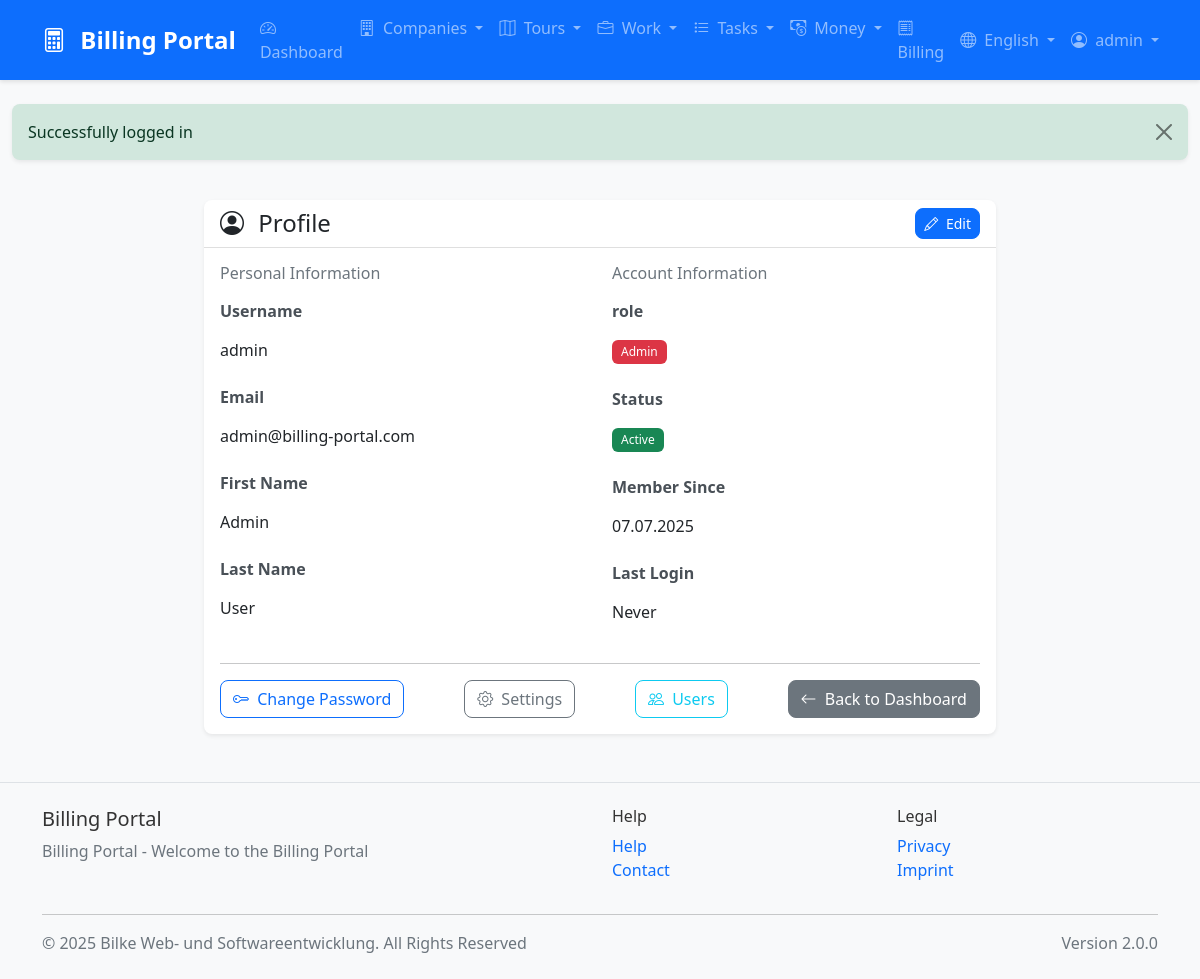
Screenshot of /profile (signed in) with the database file from the repository.
### tables this page shows
CREATE TABLE users (
    id INT AUTO_INCREMENT PRIMARY KEY,
    username VARCHAR(50) UNIQUE NOT NULL,
    email VARCHAR(100) UNIQUE NOT NULL,
    password VARCHAR(255) NOT NULL,
    first_name VARCHAR(50),
    last_name VARCHAR(50),
    role ENUM('admin', 'manager', 'user') DEFAULT 'user',
    domain VARCHAR(100),
    status ENUM('active', 'inactive', 'suspended') DEFAULT 'active',
    last_login DATETIME,
    created_at TIMESTAMP DEFAULT CURRENT_TIMESTAMP,
    updated_at TIMESTAMP DEFAULT CURRENT_TIMESTAMP ON UPDATE CURRENT_TIMESTAMP,
    INDEX idx_username (username),
    INDEX idx_email (email),
    INDEX idx_domain (domain),
    INDEX idx_status (status)
);

### templates/profile/index.php (the view, shortened to what the rows shown need)
<?php include __DIR__ . '/../layout/header.php'; ?>
<div class="row">
    <div class="col-md-8 mx-auto">
        <div class="card">
            <div class="card-body">
                <div class="row">
                    <div class="col-md-6">
                        <div class="mb-3">
                            <label class="form-label fw-bold"><?= $localization->get('username') ?></label>
                            <p class="form-control-plaintext"><?= htmlspecialchars($user['username']) ?></p>
                        </div>
                        <div class="mb-3">
                            <label class="form-label fw-bold"><?= $localization->get('email') ?></label>
                            <p class="form-control-plaintext"><?= htmlspecialchars($user['email']) ?></p>
                        </div>
                        <div class="mb-3">
                            <label class="form-label fw-bold"><?= $localization->get('first_name') ?></label>
                            <p class="form-control-plaintext"><?= htmlspecialchars($user['first_name']) ?></p>
                        </div>
                        <div class="mb-3">
                            <label class="form-label fw-bold"><?= $localization->get('last_name') ?></label>
                            <p class="form-control-plaintext"><?= htmlspecialchars($user['last_name']) ?></p>
                        </div>
                    </div>
                    <div class="col-md-6">
                        <div class="mb-3">
                            <p class="form-control-plaintext">
                                <span class="badge bg-<?= $user['role'] === 'admin' ? 'danger' : ($user['role'] === 'manager' ? 'warning' : 'info') ?>">
                                    <?= ucfirst($user['role']) ?>
                                </span>
                            </p>
                        </div>
                        <div class="mb-3">
                            <p class="form-control-plaintext">
                                <span class="badge bg-<?= $user['status'] === 'active' ? 'success' : 'secondary' ?>">
                                    <?= ucfirst($user['status']) ?>
                                </span>
                            </p>
                        </div>
                        <div class="mb-3">
                            <label class="form-label fw-bold"><?= $localization->get('member_since') ?></label>
                            <p class="form-control-plaintext"><?= date('d.m.Y', strtotime($user['created_at'])) ?></p>
                        </div>
                    </div>
                </div>
            </div>
        </div>
    </div>
</div>
<?php include __DIR__ . '/../layout/footer.php'; ?>

### rows the page displays
users: username "admin", email "admin@billing-portal.com", first_name "Admin", last_name "User", role "Admin", status "Active", created_at "07.07.2025"

### other values shown
$localization->get('app_name') "Billing Portal"
$localization->get('nav_dashboard') "Dashboard"
$localization->get('nav_company') "Companies"
$localization->get('nav_tours') "Tours"
$localization->get('nav_work') "Work"
$localization->get('nav_tasks') "Tasks"
$localization->get('nav_money') "Money"
$localization->get('nav_billing') "Billing"
$localization->getLocaleName($locale) "English"
$session->getUsername() "admin"
$session->getFlash('success') "Successfully logged in"
$localization->get('profile') "Profile"
$localization->get('edit') "Edit"
$localization->get('personal_information') "Personal Information"
$localization->get('username') "Username"
